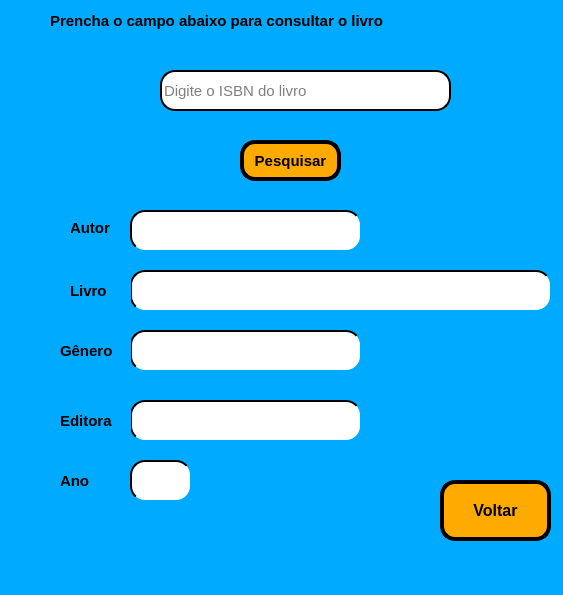
<?xml version="1.0" encoding="UTF-8"?>
<ui version="4.0">
 <class>MainWindow</class>
 <widget class="QMainWindow" name="MainWindow">
  <property name="geometry">
   <rect>
    <x>0</x>
    <y>0</y>
    <width>563</width>
    <height>595</height>
   </rect>
  </property>
  <property name="windowTitle">
   <string>Pesquisar Livro</string>
  </property>
  <property name="styleSheet">
   <string notr="true">background-color: rgb(0, 170, 255);</string>
  </property>
  <widget class="QWidget" name="centralwidget">
   <widget class="QLabel" name="label_2">
    <property name="geometry">
     <rect>
      <x>180</x>
      <y>140</y>
      <width>51</width>
      <height>51</height>
     </rect>
    </property>
    <property name="text">
     <string/>
    </property>
    <property name="pixmap">
     <pixmap>barra-de-pesquisa.png</pixmap>
    </property>
    <property name="scaledContents">
     <bool>true</bool>
    </property>
   </widget>
   <widget class="QLineEdit" name="ISBN">
    <property name="geometry">
     <rect>
      <x>160</x>
      <y>70</y>
      <width>291</width>
      <height>41</height>
     </rect>
    </property>
    <property name="font">
     <font>
      <pointsize>11</pointsize>
      <weight>50</weight>
      <bold>false</bold>
     </font>
    </property>
    <property name="styleSheet">
     <string notr="true">background-color: rgb(255, 255, 255);
border-radius: 15px;
border-style: outset;
border-width: 2px;</string>
    </property>
    <property name="inputMask">
     <string/>
    </property>
    <property name="text">
     <string/>
    </property>
    <property name="placeholderText">
     <string>Digite o ISBN do livro</string>
    </property>
   </widget>
   <widget class="QLabel" name="label">
    <property name="geometry">
     <rect>
      <x>50</x>
      <y>-10</y>
      <width>441</width>
      <height>61</height>
     </rect>
    </property>
    <property name="font">
     <font>
      <pointsize>11</pointsize>
      <weight>75</weight>
      <bold>true</bold>
     </font>
    </property>
    <property name="text">
     <string>Prencha o campo abaixo para consultar o livro</string>
    </property>
   </widget>
   <widget class="QLabel" name="label_3">
    <property name="geometry">
     <rect>
      <x>180</x>
      <y>120</y>
      <width>211</width>
      <height>16</height>
     </rect>
    </property>
    <property name="font">
     <font>
      <pointsize>11</pointsize>
      <weight>75</weight>
      <bold>true</bold>
     </font>
    </property>
    <property name="styleSheet">
     <string notr="true">color: rgb(255, 0, 0);</string>
    </property>
    <property name="text">
     <string/>
    </property>
   </widget>
   <widget class="QPushButton" name="pushButton_7">
    <property name="geometry">
     <rect>
      <x>440</x>
      <y>480</y>
      <width>111</width>
      <height>61</height>
     </rect>
    </property>
    <property name="font">
     <font>
      <pointsize>12</pointsize>
      <weight>75</weight>
      <bold>true</bold>
     </font>
    </property>
    <property name="styleSheet">
     <string notr="true">background-color: rgb(255, 170, 0);
border-radius: 15px;
border-style: outset;
border-width: 4px;
border-color: black;</string>
    </property>
    <property name="text">
     <string>Voltar</string>
    </property>
    <property name="icon">
     <iconset>
      <normaloff>voltar.png</normaloff>voltar.png</iconset>
    </property>
   </widget>
   <widget class="QPushButton" name="pushButton_4">
    <property name="geometry">
     <rect>
      <x>240</x>
      <y>140</y>
      <width>101</width>
      <height>41</height>
     </rect>
    </property>
    <property name="font">
     <font>
      <pointsize>11</pointsize>
      <weight>75</weight>
      <bold>true</bold>
     </font>
    </property>
    <property name="styleSheet">
     <string notr="true">background-color: rgb(255, 170, 0);
border-radius: 15px;
border-style: outset;
border-width: 4px;
border-color: black;</string>
    </property>
    <property name="text">
     <string>Pesquisar</string>
    </property>
   </widget>
   <widget class="QLabel" name="label_4">
    <property name="geometry">
     <rect>
      <x>120</x>
      <y>70</y>
      <width>31</width>
      <height>31</height>
     </rect>
    </property>
    <property name="text">
     <string/>
    </property>
    <property name="pixmap">
     <pixmap>isbn.png</pixmap>
    </property>
    <property name="scaledContents">
     <bool>true</bool>
    </property>
   </widget>
   <widget class="QPushButton" name="livro">
    <property name="geometry">
     <rect>
      <x>130</x>
      <y>270</y>
      <width>421</width>
      <height>41</height>
     </rect>
    </property>
    <property name="font">
     <font>
      <pointsize>11</pointsize>
      <weight>75</weight>
      <bold>true</bold>
     </font>
    </property>
    <property name="styleSheet">
     <string notr="true">background-color: rgb(255, 255, 255);
border-radius: 15px;
border-style: outset;
border-width: 2px;</string>
    </property>
    <property name="text">
     <string/>
    </property>
   </widget>
   <widget class="QLabel" name="label_9">
    <property name="geometry">
     <rect>
      <x>60</x>
      <y>470</y>
      <width>41</width>
      <height>21</height>
     </rect>
    </property>
    <property name="font">
     <font>
      <pointsize>11</pointsize>
      <weight>75</weight>
      <bold>true</bold>
     </font>
    </property>
    <property name="text">
     <string>Ano</string>
    </property>
   </widget>
   <widget class="QLabel" name="label_5">
    <property name="geometry">
     <rect>
      <x>70</x>
      <y>220</y>
      <width>55</width>
      <height>16</height>
     </rect>
    </property>
    <property name="font">
     <font>
      <pointsize>11</pointsize>
      <weight>75</weight>
      <bold>true</bold>
     </font>
    </property>
    <property name="text">
     <string>Autor</string>
    </property>
   </widget>
   <widget class="QLabel" name="label_14">
    <property name="geometry">
     <rect>
      <x>10</x>
      <y>460</y>
      <width>41</width>
      <height>41</height>
     </rect>
    </property>
    <property name="text">
     <string/>
    </property>
    <property name="pixmap">
     <pixmap>calendario-desktop.png</pixmap>
    </property>
    <property name="scaledContents">
     <bool>true</bool>
    </property>
   </widget>
   <widget class="QPushButton" name="autor">
    <property name="geometry">
     <rect>
      <x>130</x>
      <y>210</y>
      <width>231</width>
      <height>41</height>
     </rect>
    </property>
    <property name="font">
     <font>
      <pointsize>10</pointsize>
      <weight>75</weight>
      <bold>true</bold>
     </font>
    </property>
    <property name="styleSheet">
     <string notr="true">background-color: rgb(255, 255, 255);
border-radius: 15px;
border-style: outset;
border-width: 2px;</string>
    </property>
    <property name="text">
     <string/>
    </property>
   </widget>
   <widget class="QLabel" name="label_8">
    <property name="geometry">
     <rect>
      <x>20</x>
      <y>200</y>
      <width>51</width>
      <height>41</height>
     </rect>
    </property>
    <property name="text">
     <string/>
    </property>
    <property name="pixmap">
     <pixmap>autor.png</pixmap>
    </property>
    <property name="scaledContents">
     <bool>true</bool>
    </property>
   </widget>
   <widget class="QLabel" name="label_13">
    <property name="geometry">
     <rect>
      <x>20</x>
      <y>280</y>
      <width>41</width>
      <height>31</height>
     </rect>
    </property>
    <property name="text">
     <string/>
    </property>
    <property name="pixmap">
     <pixmap>livro-de-dicionario-com-as-letras-de-a-a-z.png</pixmap>
    </property>
    <property name="scaledContents">
     <bool>true</bool>
    </property>
   </widget>
   <widget class="QLabel" name="label_7">
    <property name="geometry">
     <rect>
      <x>70</x>
      <y>280</y>
      <width>61</width>
      <height>21</height>
     </rect>
    </property>
    <property name="font">
     <font>
      <pointsize>11</pointsize>
      <weight>75</weight>
      <bold>true</bold>
     </font>
    </property>
    <property name="text">
     <string>Livro</string>
    </property>
   </widget>
   <widget class="QPushButton" name="ano">
    <property name="geometry">
     <rect>
      <x>130</x>
      <y>460</y>
      <width>61</width>
      <height>41</height>
     </rect>
    </property>
    <property name="font">
     <font>
      <pointsize>10</pointsize>
      <weight>75</weight>
      <bold>true</bold>
     </font>
    </property>
    <property name="styleSheet">
     <string notr="true">background-color: rgb(255, 255, 255);
border-radius: 15px;
border-style: outset;
border-width: 2px;</string>
    </property>
    <property name="text">
     <string/>
    </property>
   </widget>
   <widget class="QLabel" name="label_6">
    <property name="geometry">
     <rect>
      <x>20</x>
      <y>340</y>
      <width>31</width>
      <height>31</height>
     </rect>
    </property>
    <property name="text">
     <string/>
    </property>
    <property name="pixmap">
     <pixmap>genero.png</pixmap>
    </property>
    <property name="scaledContents">
     <bool>true</bool>
    </property>
   </widget>
   <widget class="QLabel" name="label_10">
    <property name="geometry">
     <rect>
      <x>10</x>
      <y>400</y>
      <width>41</width>
      <height>41</height>
     </rect>
    </property>
    <property name="text">
     <string/>
    </property>
    <property name="pixmap">
     <pixmap>editar-texto.png</pixmap>
    </property>
    <property name="scaledContents">
     <bool>true</bool>
    </property>
   </widget>
   <widget class="QPushButton" name="editora">
    <property name="geometry">
     <rect>
      <x>130</x>
      <y>400</y>
      <width>231</width>
      <height>41</height>
     </rect>
    </property>
    <property name="font">
     <font>
      <pointsize>10</pointsize>
      <weight>75</weight>
      <bold>true</bold>
     </font>
    </property>
    <property name="styleSheet">
     <string notr="true">background-color: rgb(255, 255, 255);
border-radius: 15px;
border-style: outset;
border-width: 2px;</string>
    </property>
    <property name="text">
     <string/>
    </property>
   </widget>
   <widget class="QPushButton" name="genero">
    <property name="geometry">
     <rect>
      <x>130</x>
      <y>330</y>
      <width>231</width>
      <height>41</height>
     </rect>
    </property>
    <property name="font">
     <font>
      <pointsize>10</pointsize>
      <weight>75</weight>
      <bold>true</bold>
     </font>
    </property>
    <property name="styleSheet">
     <string notr="true">background-color: rgb(255, 255, 255);
border-radius: 15px;
border-style: outset;
border-width: 2px;</string>
    </property>
    <property name="text">
     <string/>
    </property>
   </widget>
   <widget class="QLabel" name="label_11">
    <property name="geometry">
     <rect>
      <x>60</x>
      <y>410</y>
      <width>71</width>
      <height>21</height>
     </rect>
    </property>
    <property name="font">
     <font>
      <pointsize>11</pointsize>
      <weight>75</weight>
      <bold>true</bold>
     </font>
    </property>
    <property name="text">
     <string>Editora</string>
    </property>
   </widget>
   <widget class="QLabel" name="label_12">
    <property name="geometry">
     <rect>
      <x>60</x>
      <y>340</y>
      <width>71</width>
      <height>21</height>
     </rect>
    </property>
    <property name="font">
     <font>
      <pointsize>11</pointsize>
      <weight>75</weight>
      <bold>true</bold>
     </font>
    </property>
    <property name="text">
     <string>Gênero</string>
    </property>
   </widget>
   <widget class="QLabel" name="label_15">
    <property name="geometry">
     <rect>
      <x>210</x>
      <y>510</y>
      <width>181</width>
      <height>41</height>
     </rect>
    </property>
    <property name="font">
     <font>
      <pointsize>11</pointsize>
      <weight>75</weight>
      <bold>true</bold>
     </font>
    </property>
    <property name="text">
     <string/>
    </property>
   </widget>
  </widget>
  <widget class="QMenuBar" name="menubar">
   <property name="geometry">
    <rect>
     <x>0</x>
     <y>0</y>
     <width>563</width>
     <height>26</height>
    </rect>
   </property>
  </widget>
  <widget class="QStatusBar" name="statusbar"/>
 </widget>
 <resources/>
 <connections/>
</ui>
